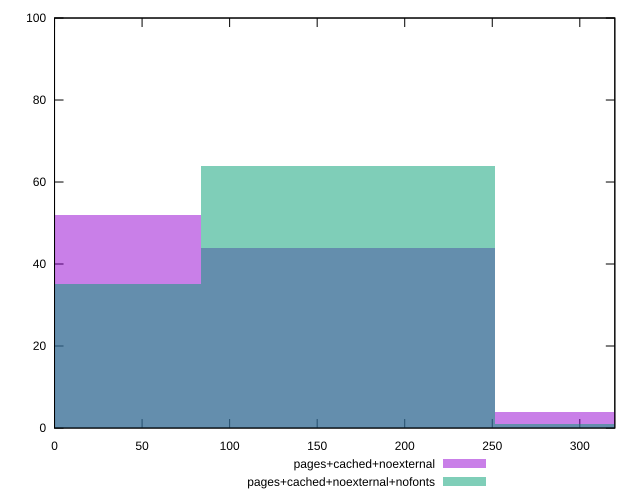

The script that saved this image:
reset

$pagesCachedNoexternal <<EOF
167.70732542194915 44
0 52
335.4146508438983 4
EOF

$pagesCachedNoexternalNofonts <<EOF
167.70732542194915 64
0 35
335.4146508438983 1
EOF

set key outside below
set boxwidth 167.70732542194915
set xrange [0:320]
set yrange [0:100]
set trange [0:100]
set style fill transparent solid 0.5 noborder
set terminal svg size 640, 500 enhanced background rgb 'white'
set output "reprap/uses-http2/comparison/histogram/5_vs_6.svg"

plot $pagesCachedNoexternal title "pages+cached+noexternal" with boxes, \
     $pagesCachedNoexternalNofonts title "pages+cached+noexternal+nofonts" with boxes

reset
